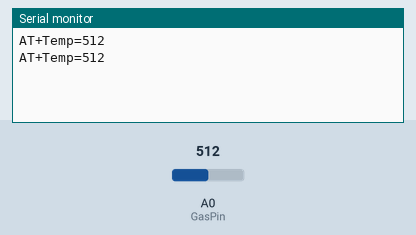
A sketch run on a simulated Arduino Uno, built with avr-gcc and run on an emulated ATmega328P. Shown: the last lines printed to the serial monitor. The inputs (shaded band) are chosen by the test bench; at power-on: A0 (GasPin) = 512.

Above: at 1.8 s.
1.9 s: A0 (GasPin) set to 716
At 2.8 s:
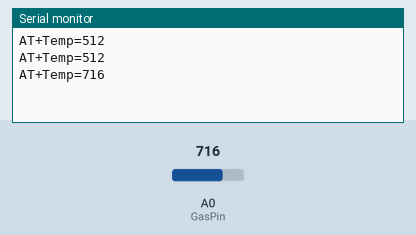
3.4 s: A0 (GasPin) set to 900
At 4.5 s:
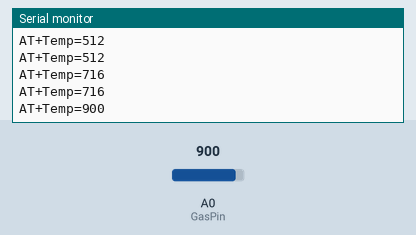
Timing chart, 0 to 6.4 s (numbered marks = the images above; inputs shaded):
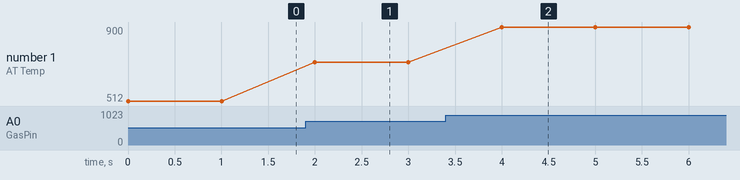

The sketch:

arduino.ino
```cpp
int GasPin = A0;


void setup() {
  pinMode(GasPin,INPUT);
  Serial.begin(9600);
}

void loop() {
  char buf[30];
  int AD = analogRead(GasPin);

  sprintf(buf,"AT+Temp=%d\r\n",AD);
  Serial.print(buf);
  delay(1000);
}
```

Measured:
- after the input at 1.9 s, the serial monitor: prints a new line after 0.10 s (image 1)
- after the input at 3.4 s, the serial monitor: prints a new line after 0.60 s (image 2)
- plotted number 1: 512 → 716 after the input at 1.9 s, 716 → 900 after the input at 3.4 s
